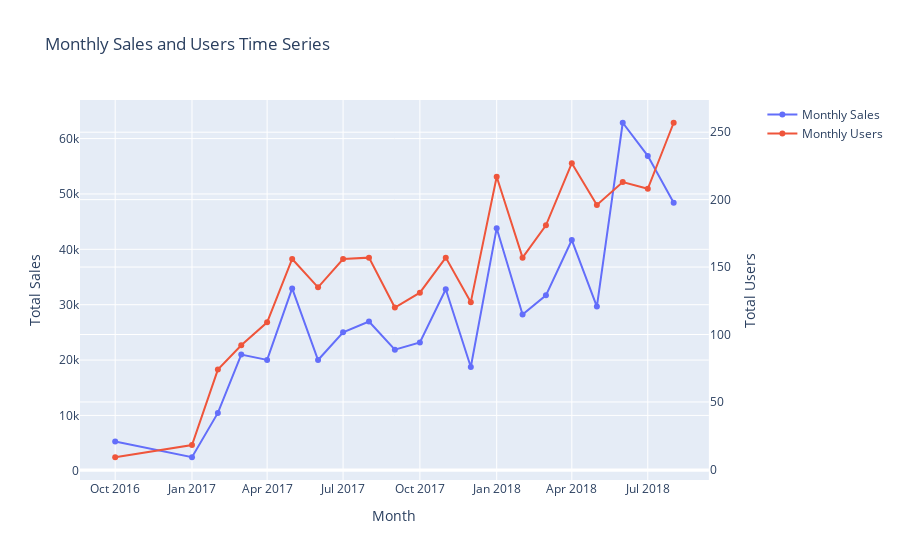

Notebook code for this chart:
### Code cell
trace_sales = go.Scatter(x=monthly_data.index, y=monthly_data['monthly_sales'], mode='lines+markers', name='Monthly Sales')
trace_users = go.Scatter(x=monthly_data.index, y=monthly_data['monthly_user'], mode='lines+markers', name='Monthly Users', yaxis='y2')

# Creating subplots
fig = make_subplots(specs=[[{'secondary_y': True}]])

# Adding traces to the subplots
fig.add_trace(trace_sales)
fig.add_trace(trace_users)

# Updating layout for the plot
fig.update_layout(title='Monthly Sales and Users Time Series', xaxis=dict(title='Month'), yaxis=dict(title='Total Sales'))
fig.update_layout(yaxis2=dict(title='Total Users', overlaying='y', side='right'))

# Showing the plot
fig.show()

### Figure 1 — Plotly figure (JSON) as saved in the notebook; plotly's stock layout.template omitted (floating-point values rounded to 4 significant figures)
{"data": [{"mode": "lines+markers", "name": "Monthly Sales", "type": "scatter", "x": ["2016-10", "2017-01", "2017-02", "2017-03", "2017-04", "2017-05", "2017-06", "2017-07", "2017-08", "2017-09", "2017-10", "2017-11", "2017-12", "2018-01", "2018-02", "2018-03", "2018-04", "2018-05", "2018-06", "2018-07", "2018-08"], "y": [5294.0, 2448.0, 10460.0, 20989, 20020.0, 32930.0, 20000.0, 25020.0, 26960.0, 21880.0, 23180.0, 32800.0, 18750.0, 43819, 28210.0, 31690.0, 41680.0, 29650.0, 62860.0, 56870.0, 48410.0]}, {"mode": "lines+markers", "name": "Monthly Users", "type": "scatter", "x": ["2016-10", "2017-01", "2017-02", "2017-03", "2017-04", "2017-05", "2017-06", "2017-07", "2017-08", "2017-09", "2017-10", "2017-11", "2017-12", "2018-01", "2018-02", "2018-03", "2018-04", "2018-05", "2018-06", "2018-07", "2018-08"], "y": [9, 18, 74, 92, 109, 156, 135, 156, 157, 120, 131, 157, 124, 217, 157, 181, 227, 196, 213, 208, 257], "yaxis": "y2"}], "layout": {"title": {"text": "Monthly Sales and Users Time Series"}, "xaxis": {"anchor": "y", "domain": [0, 0.94], "title": {"text": "Month"}}, "yaxis": {"anchor": "x", "domain": [0, 1], "title": {"text": "Total Sales"}}, "yaxis2": {"anchor": "x", "overlaying": "y", "side": "right", "title": {"text": "Total Users"}}}}
